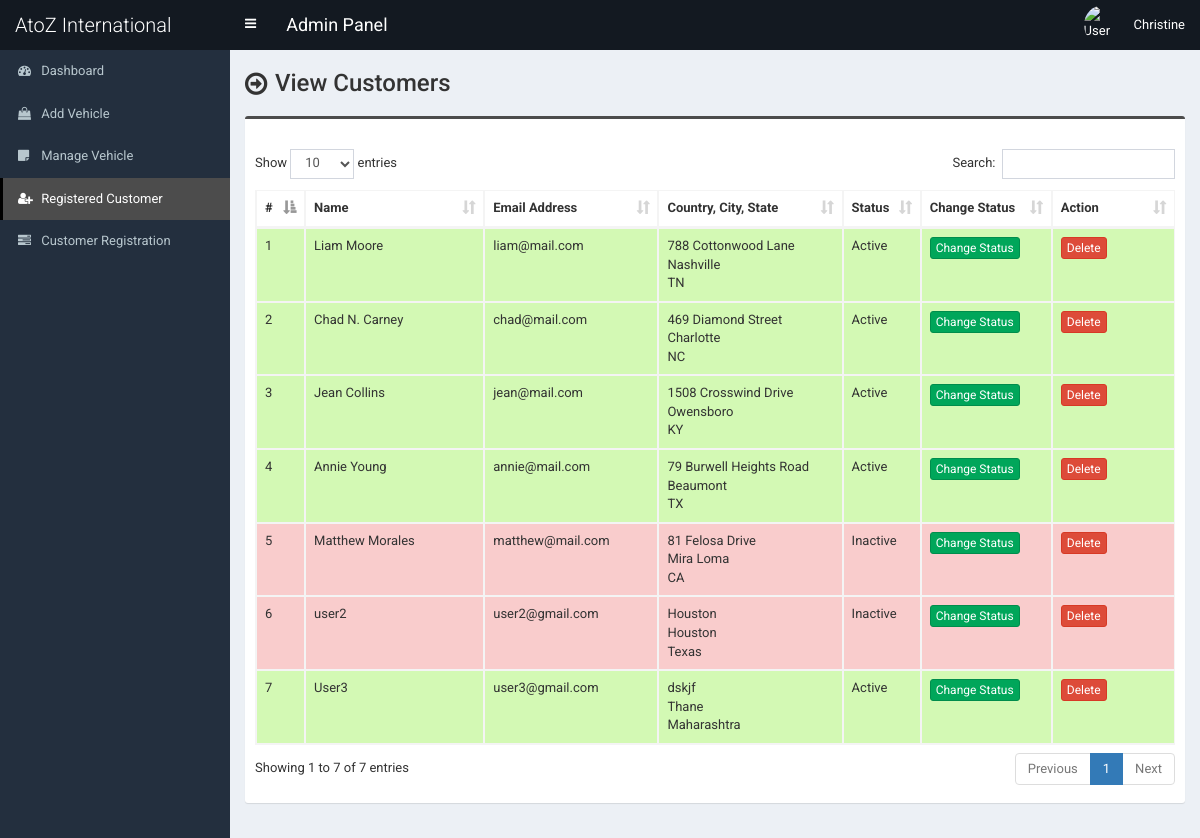
/admin/customer.php (signed in), run on the app's committed database.
### tables this page shows
CREATE TABLE `tbl_customer` (
  `cust_id` int(11) NOT NULL,
  `cust_name` varchar(100) NOT NULL,
  `cust_email` varchar(100) NOT NULL,
  `cust_phone` varchar(50) NOT NULL,
  `cust_country` int(11) NOT NULL,
  `cust_address` text NOT NULL,
  `cust_city` varchar(100) NOT NULL,
  `cust_state` varchar(100) NOT NULL,
  `cust_zip` varchar(30) NOT NULL,
  `cust_password` varchar(100) NOT NULL,
  `cust_token` varchar(255) NOT NULL,
  `cust_datetime` varchar(100) NOT NULL,
  `cust_timestamp` varchar(100) NOT NULL,
  `cust_status` int(1) NOT NULL
);

### admin/customer.php (the view, shortened to what this page needs)
<?php require_once('header.php'); ?>
<section class="content-header">
	<div class="content-header-left">
		<h1>View Customers</h1>
	</div>
</section>
<section class="content">
	<div class="row">
		<div class="col-md-12">
			<div class="box box-info">
				<div class="box-body table-responsive">
					<table id="example1" class="table table-bordered table-hover table-striped">
						<thead>
							<tr>
								<th width="10">#</th>
								<th width="180">Name</th>
								<th width="150">Email Address</th>
								<th width="180">Country, City, State</th>
								<th>Status</th>
								<th width="100">Change Status</th>
								<th width="100">Action</th>
							</tr>
						</thead>
						<tbody>
							<?php
							$i=0;
							$statement = $pdo->prepare("SELECT *
														FROM tbl_customer t1
													");
							$statement->execute();
							$result = $statement->fetchAll(PDO::FETCH_ASSOC);
							foreach ($result as $row) {
								$i++;
								?>
								<tr class="<?php if($row['cust_status']==1) {echo 'bg-g';}else {echo 'bg-r';} ?>">
									<td><?php echo $i; ?></td>
									<td><?php echo $row['cust_name']; ?></td>
									<td><?php echo $row['cust_email']; ?></td>
									<td>
										<?php echo $row['cust_address']; ?><br>
										<?php echo $row['cust_city']; ?><br>
										<?php echo $row['cust_state']; ?>
									</td>
									<td><?php if($row['cust_status']==1) {echo 'Active';} else {echo 'Inactive';} ?></td>
									<td>
										<a href="customer-change-status.php?id=<?php echo $row['cust_id']; ?>" class="btn btn-success btn-xs">Change Status</a>
									</td>
									<td>
										<a href="#" class="btn btn-danger btn-xs" data-href="customer-delete.php?id=<?php echo $row['cust_id']; ?>" data-toggle="modal" data-target="#confirm-delete">Delete</a>
									</td>
								</tr>
								<?php
							}
							?>
						</tbody>
					</table>
				</div>
			</div>
		</div>
	</div>
</section>
<?php require_once('footer.php'); ?>

### admin/header.php (shortened to what this page needs)
<?php $cur_page = substr($_SERVER["SCRIPT_NAME"],strrpos($_SERVER["SCRIPT_NAME"],"/")+1); ?>
<!DOCTYPE html>
<html>
<head>
	<link rel="stylesheet" href="css/bootstrap.min.css">
	<link rel="stylesheet" href="css/font-awesome.min.css">
	<link rel="stylesheet" href="css/ionicons.min.css">
	<link rel="stylesheet" href="css/datepicker3.css">
	<link rel="stylesheet" href="css/all.css">
	<link rel="stylesheet" href="css/select2.min.css">
	<link rel="stylesheet" href="css/dataTables.bootstrap.css">
	<link rel="stylesheet" href="css/jquery.fancybox.css">
	<link rel="stylesheet" href="css/AdminLTE.min.css">
	<link rel="stylesheet" href="css/_all-skins.min.css">
	<link rel="stylesheet" href="css/on-off-switch.css"/>
	<link rel="stylesheet" href="css/summernote.css">
	<link rel="stylesheet" href="style.css">
</head>
<body class="hold-transition fixed skin-blue sidebar-mini">
	<div class="wrapper">
		<header class="main-header">
			<a href="index.php" class="logo">
				<span class="logo-lg">AtoZ International Shipping</span>
			</a>
			<nav class="navbar navbar-static-top">
				<a href="#" class="sidebar-toggle" data-toggle="offcanvas" role="button">
				</a>
				<span style="float:left;line-height:50px;color:#fff;padding-left:15px;font-size:18px;">Admin Panel</span>
				<div class="navbar-custom-menu">
					<ul class="nav navbar-nav">
						<li class="dropdown user user-menu">
							<a href="#" class="dropdown-toggle" data-toggle="dropdown">
								<img src="../assets/uploads/<?php echo $_SESSION['user']['photo']; ?>" class="user-image" alt="User Image">
								<span class="hidden-xs"><?php echo $_SESSION['user']['full_name']; ?></span>
							</a>
						</li>
					</ul>
				</div>
			</nav>
		</header>
  		<aside class="main-sidebar">
    		<section class="sidebar">
      			<ul class="sidebar-menu">
			        <li class="treeview <?php if($cur_page == 'index.php') {echo 'active';} ?>">
			          <a href="index.php">
			            <i class="fa fa-dashboard"></i> <span>Dashboard</span>
			          </a>
			        </li>
                     <li class="treeview <?php if( ($cur_page == 'product.php') || ($cur_page == 'product-add.php') || ($cur_page == 'product-edit.php') ) {echo 'active';} ?>">
                        <a href="product-add.php">
                            <i class="fa fa-shopping-bag"></i> <span>Add Vehicle</span>
                        </a>
                    </li>
                    <li class="treeview <?php if( ($cur_page == 'vehicle.php') ) {echo 'active';} ?>">
                        <a href="vehicle.php">
                            <i class="fa fa-sticky-note"></i> <span>Manage Vehicle</span>
                        </a>
                    </li>
					<li class="treeview <?php if( ($cur_page == 'customer.php') || ($cur_page == 'customer-add.php') || ($cur_page == 'customer-edit.php') ) {echo 'active';} ?>">
			          <a href="customer.php">
			            <i class="fa fa-user-plus"></i> <span>Registered Customer</span>
			          </a>
			        </li>
			        <li class="treeview <?php if( ($cur_page == 'customerregistration.php') ) {echo 'active';} ?>">
			          <a href="customerregistration.php">
			            <i class="fa fa-tasks"></i> <span>Customer Registration</span>
			          </a>
			        </li>
      			</ul>
    		</section>
  		</aside>
  		<div class="content-wrapper">

### admin/footer.php (shortened to what this page needs)
		</div>
	</div>
</body>
</html>

### admin/style.css (style rules this page uses)
body { font-size: 13px; font-family: "Roboto", sans-serif; }
.navbar-nav > .user-menu .user-image { width: 40px; height: 40px; margin-top: -10px; }
.content-header > h1, .content-header .content-header-left h1 { font-family: "Roboto", sans-serif; }
.main-header .logo { text-align: left; }
.main-header .logo .logo-lg { font-family: "Roboto", sans-serif; }
.box-info { padding-top: 20px; }
.content-header { overflow: hidden; }
.content-header .content-header-left { float: left; padding-top: 5px; }
.content-header .content-header-left h1 { margin-top: 0; margin-bottom: 0; padding-left: 30px; padding-bottom: 5px; font-size: 24px; position: relative; }
.content-header .content-header-left h1:before { position: absolute; top: 0; left: 0; font-family: "FontAwesome", sans-serif; font-size: 26px; content: "\f18e"; }
.skin-blue .sidebar-menu > li:hover > a, .skin-blue .sidebar-menu > li.active > a { color: #fff; background: #3c8dbc; border-left-color: #3c8dbc; }
.skin-blue .main-header .logo, .skin-blue .main-header .logo:hover, .skin-blue .main-header .navbar, .skin-blue .main-header .navbar .sidebar-toggle:hover { background-color: #131921; }
.skin-blue .sidebar-menu > li:hover > a, .skin-blue .sidebar-menu > li.active > a { background-color: #4c4c4c; border-left-color: #000000; }
.box.box-info { border-top-color: #4c4c4c; }
.bg-g { background: #d3f9b4 !important; }
.bg-r { background: #f9cccc !important; }

### data on the page
tbl_customer: cust_name "Liam Moore", cust_email "liam@mail.com", cust_address "788 Cottonwood Lane", cust_city "Nashville", cust_state "TN", cust_status "Active"
tbl_customer: cust_name "Chad N. Carney", cust_email "chad@mail.com", cust_address "469 Diamond Street", cust_city "Charlotte", cust_state "NC", cust_status "Active"
tbl_customer: cust_name "Jean Collins", cust_email "jean@mail.com", cust_address "1508 Crosswind Drive", cust_city "Owensboro", cust_state "KY", cust_status "Active"
tbl_customer: cust_name "Annie Young", cust_email "annie@mail.com", cust_address "79 Burwell Heights Road", cust_city "Beaumont", cust_state "TX", cust_status "Active"
tbl_customer: cust_name "Matthew Morales", cust_email "matthew@mail.com", cust_address "81 Felosa Drive", cust_city "Mira Loma", cust_state "CA", cust_status "Inactive"
tbl_customer: cust_name "user2", cust_email "user2@gmail.com", cust_address "Houston", cust_city "Houston", cust_state "Texas", cust_status "Inactive"
tbl_customer: cust_name "User3", cust_email "user3@gmail.com", cust_address "dskjf", cust_city "Thane", cust_state "Maharashtra", cust_status "Active"

### other printed values
$_SESSION['user']['full_name'] "Christine"
